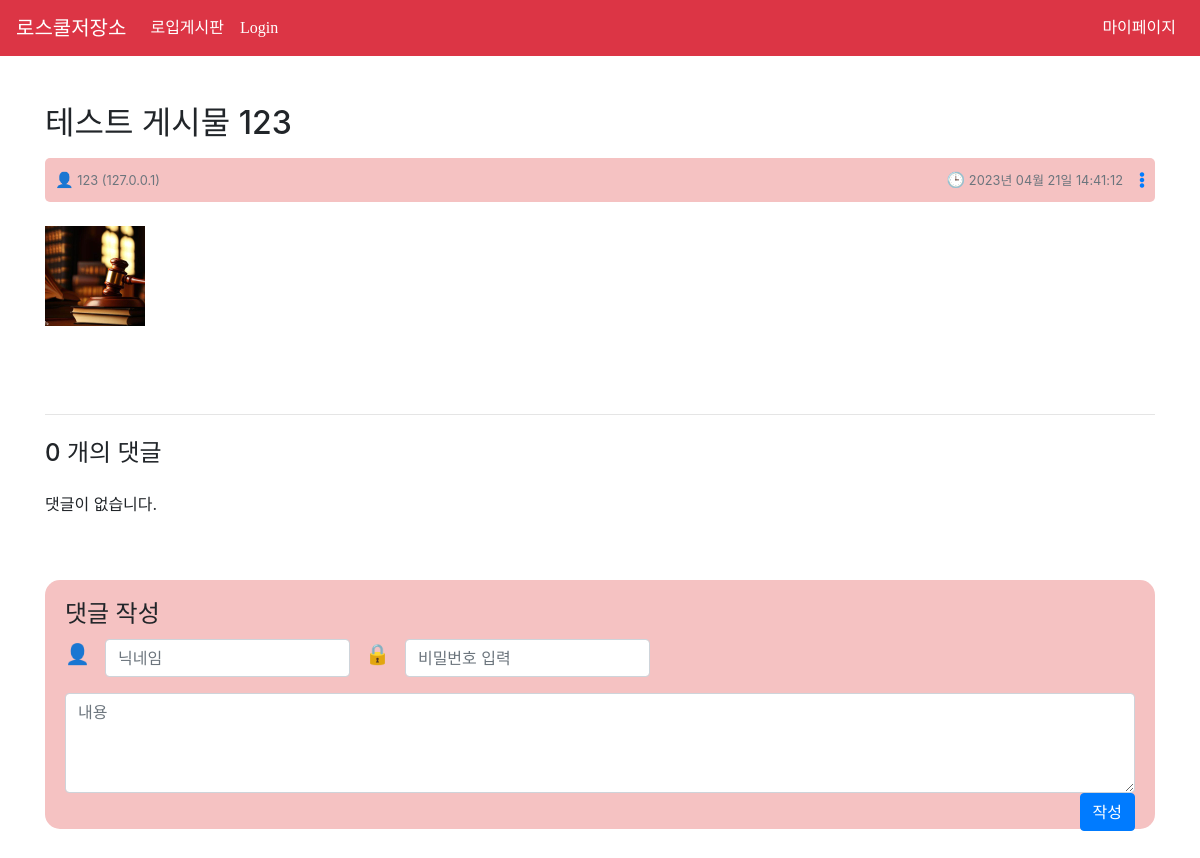
Screenshot of /posts/26/ with the database file from the repository.
### Posts/models.py (models this page shows, shortened)
class Post(models.Model):
    title = models.CharField(max_length=20)
    content = HTMLField()
    image = models.ImageField(upload_to='images/', blank=True, null=True)
    pub_date = models.DateTimeField(auto_now_add=True)
    author = models.CharField(max_length=8)
    author_ip = models.CharField(max_length=15)
    password = models.CharField(max_length=100)
    is_deleted = models.BooleanField(default=False)

### Posts/views.py (the view, shortened to what this page needs)
# urls.py: path('<int:pk>/', DetailPostView.as_view(), name='post_detail'),
class DetailPostView(FormMixin, DetailView):
    model = Post
    template_name = 'Posts/detail_post.html'
    context_object_name = 'post'
    form_class = CommentForm
    def get_context_data(self, **kwargs):
        context = super().get_context_data(**kwargs)
        post = self.get_object()
        context['comment_form'] = CommentForm()
        context['time'] = time_elapsed_string(post.pub_date.replace(tzinfo=None))
        comments = Comment.objects.filter(post=post).order_by('-pub_date')
        comment_list = []
        for comment in comments:
            comment_time = comment.pub_date.replace(tzinfo=None)
            comment.time = time_elapsed_string(comment_time)
            comment.id = comment.pk
            comment_list.append(comment)
            print(comment.id)
        context['comment_list'] = comment_list
        return context
    def post(self, request, *args, **kwargs):
        self.object = self.get_object()
        form = self.get_form()
        if form.is_valid():
            return self.form_valid(form)
        else:
            return self.form_invalid(form)

### Posts/forms.py
class CommentForm(forms.ModelForm):
    content = forms.CharField(label='댓글', widget=forms.Textarea(attrs={'rows': 3}))
    class Meta:
        model = Comment
        fields = ['author', 'content', 'password']

### Posts/views.py (called while the page is built)
def time_elapsed_string(dt):
    diff = datetime.datetime.utcnow() - dt
    diff_in_minutes = diff.total_seconds() / 60.0
    if diff_in_minutes < 1:
        return '방금 전'
    elif diff_in_minutes < 60:
        return f'{int(diff_in_minutes)}분 전'
    elif diff_in_minutes < 24 * 60:
        return f'{int(diff_in_minutes // 60)}시간 전'
    else:
        return dt.strftime('%Y년 %m월 %d일 %H:%M:%S')

### Posts/templates/Posts/detail_post.html (shortened to what this page needs)
{% extends 'base.html' %}
{% load crispy_forms_tags %}
{% block style %}
<link rel="stylesheet" href="https://cdnjs.cloudflare.com/ajax/libs/font-awesome/5.15.3/css/all.min.css" />
{% endblock %}
{% block content %}
<div class="container my-5">
  <div class="row">
    <div class="col-md-12">
      <h2 class="mb-3">{{ post.title }}</h2>
      <div class="d-flex justify-content-between align-items-center mb-4" style="border:3px; background-color: #f5c2c2; padding: 10px; border-radius: 5px;">
        <small class="text-muted" style="margin-right: 10px;"><span class="emoji" style="font-size: 15px;">👤</span> {{ post.author }} ({{ post.author_ip }})</small>
        <div class="d-flex flex-wrap align-items-center">
          <small class="text-muted mr-3"><span class="emoji" style="font-size: 15px;">🕒</span> {{ time }}</small>
          <div class="dropdown">
            <a class="" href="#" role="button" id="postMenuButton" data-toggle="dropdown" aria-haspopup="true" aria-expanded="false">
              <i class="fas fa-ellipsis-v"></i>
            </a>
          </div>
        </div>
      </div>
      <p class="lead" style="margin-top: 20px;">{{ post.content|safe }}</p>
    </div>
  </div>
  <div class="row my-5">
    <div class="col-md-12">
      <hr class="my-4">
      <h4 class="mb-4">{{ post.comment_set.count }} 개의 댓글</h4>
      {% for comment in comment_list %}
      <div class="card comment-card"id = 'comment-{{comment.id}}'>
        {% if comment.is_deleted %}
        <div class="card-body">
          <p style="color: red;">삭제된 댓글입니다.</p>
        </div>
        {% else %}
        <div class="card-body" >
          <div>
            <span class="emoji" style="font-size: 15px;">👤</span>
            <span class="card-title">{{ comment.author }}
              <small class="text-muted"> ({{ comment.author_ip }})
              </small>
            </span>
            <div class="dropdown float-right">
              <button class="btn btn-secondary dropdown-toggle" type="button" id="dropdownMenuButton" data-toggle="dropdown" aria-haspopup="true" aria-expanded="false">
              </button>
              <div class="dropdown-menu" aria-labelledby="dropdownMenuButton">
                <a class="dropdown-item" href="#">수정</a>
                <a class="dropdown-item" onclick="showDeleteConfirmation({{comment.id}})">삭제</a>
              </div>
            </div>
          </div>
          <br>
          <p class="card-text">{{ comment.content|safe }}</p>
        </div>
        <div class="card-footer">
          <small>{{ comment.time }}</small>
        </div>
        {% endif %}
      </div>
      {% empty %}
      <p>댓글이 없습니다.</p>
      {% endfor %}
    </div>
  </div>
<div id="comment-form-wrapper" style="background-color: #f5c2c2; padding: 20px; border-radius:15px;">
  <h4 style="margin-bottom: 10px;">댓글 작성</h4>
  <form id="comment-form" method="post">
    <div class="form-group row">
      <label for="{{ form.author.id_for_label }}" class="emoji" style="font-size: 20px; margin-left:15px">👤</label>
      <div class="col-sm-3">
        <input type="text" required=True class="form-control" id="{{ form.author.id_for_label }}" name="{{ form.author.name }}" maxlength="{{ form.author.field.max_length }}" required, placeholder="닉네임">
      </div>
      <label for="{{ form.password.id_for_label }}" class="emoji" style="font-size: 20px;">🔒</label>
      <div class="col-sm-3">
        <input type="password" required=True name="{{ form.password.name }}" id="{{ form.password.id_for_label }}" class="form-control" placeholder="비밀번호 입력">
      </div>
    </div>
    <div class="form-group">
      <textarea name="content" placeholder="내용" class="form-control" style="height: 100px;", required=True></textarea>
      <button type="submit" class="btn btn-primary float-right">작성</button>
    </div>
  </form>
</div>
{% endblock %}

### templates/base.html (style rules this page uses)
a { text-decoration: none; color: inherit; }

### Posts/templates/Posts/detail_post.html (style rules this page uses)
.emoji { font-size: 20px; }
img { padding: 0; display: block; margin: 0 auto auto 0; height: 100px; width: 100px; max-height: 100px; max-width: 100px; }

### rows the page displays
Post: title "테스트 게시물 123", author "123", author_ip "127.0.0.1", content (picture), comment_set.count "0"

### other values shown
{{ time }} "2023년 04월 21일 14:41:12"
